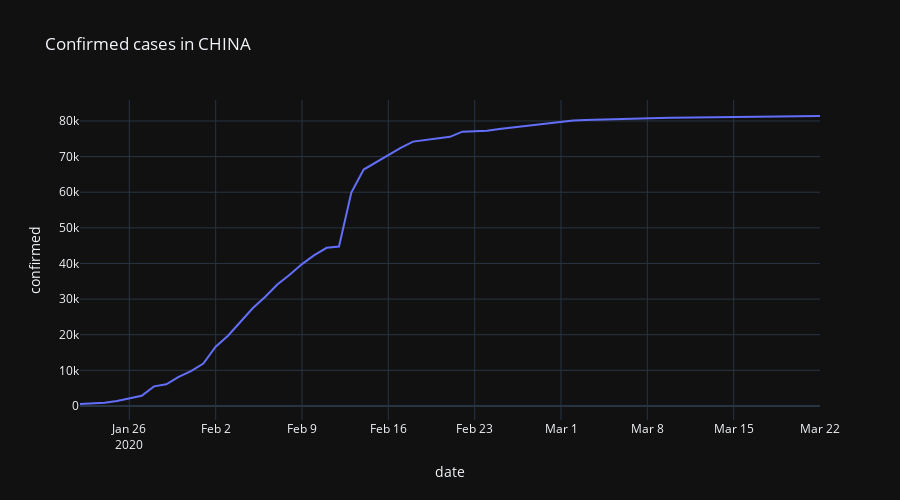
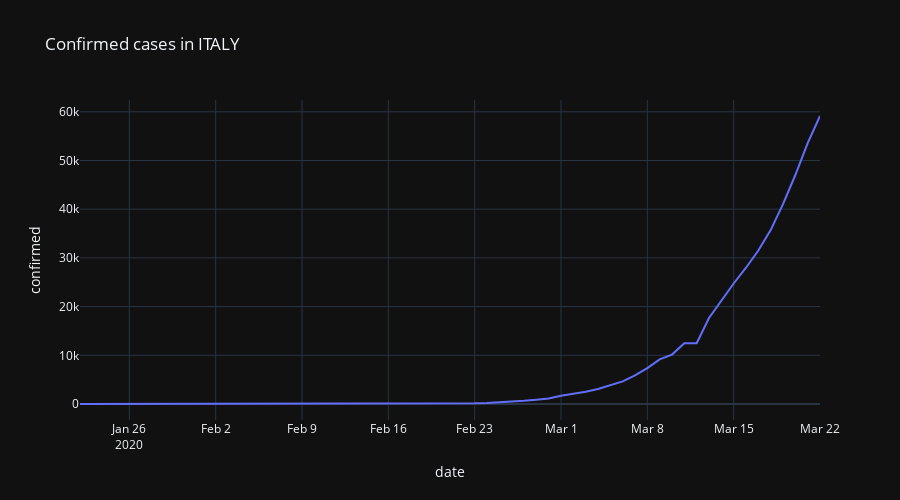
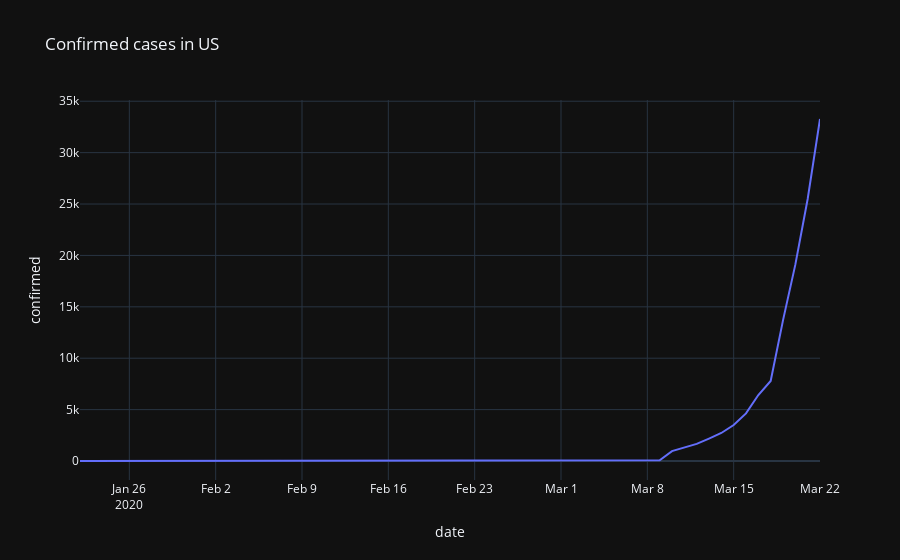
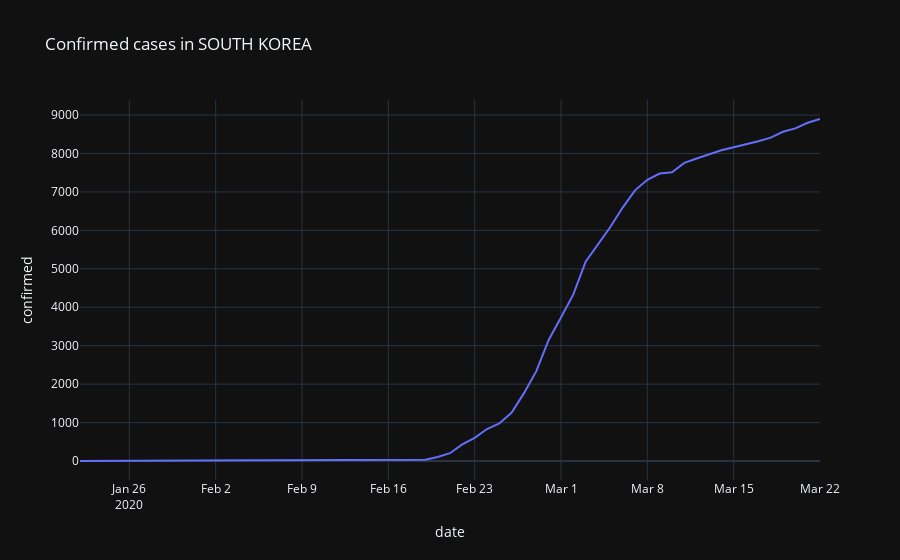

Here is the notebook cell these charts were saved with, in order:
### Code cell
plot_titles = ['China', 'Italy', 'US', 'South Korea', 'Rest of the world']

fig = px.line(grouped_china, x='date', y='confirmed', title=f"Confirmed cases in {plot_titles[0].upper()}", height=500)
fig.show()

fig = px.line(grouped_italy, x='date', y='confirmed', title=f"Confirmed cases in {plot_titles[1].upper()}", height=500)
fig.show()

fig = px.line(grouped_usa, x='date', y='confirmed', title=f"Confirmed cases in {plot_titles[2].upper()}")
fig.show()

fig = px.line(grouped_korea, x='date', y='confirmed', title=f"Confirmed cases in {plot_titles[3].upper()}")
fig.show()

fig = px.line(grouped_rest, x='date', y='confirmed', title=f"Confirmed cases in {plot_titles[4].upper()}")
fig.show()
